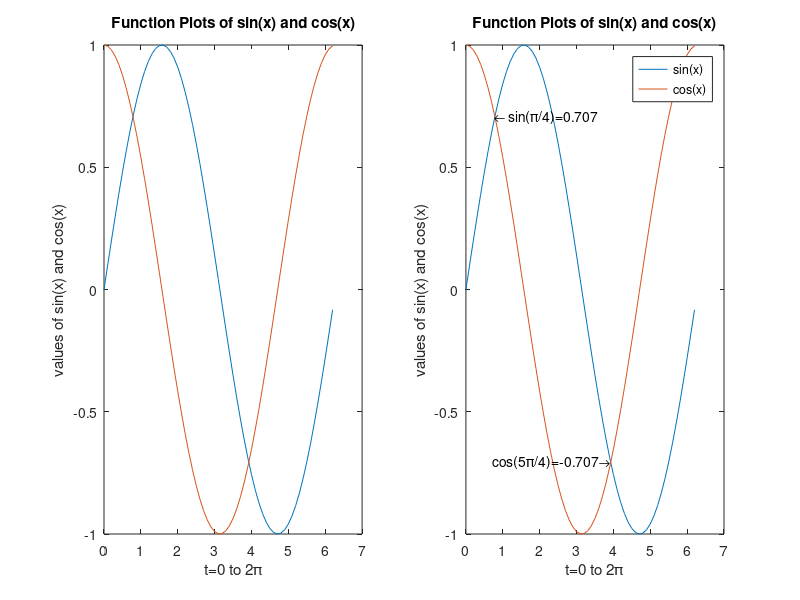

This figure's MATLAB source:
x=0:0.1:2*pi;
subplot(1,2,1);
plot(x,sin(x),x,cos(x));
xlabel('t=0 to 2\pi');
ylabel('values of sin(x) and cos(x)');
title('Function Plots of sin(x) and cos(x)');
subplot(1,2,2);
plot(x,sin(x),x,cos(x));
xlabel('t=0 to 2\pi');
ylabel('values of sin(x) and cos(x)');
title('Function Plots of sin(x) and cos(x)');
legend('sin(x)','cos(x)');
text(pi/4,sin(pi/4),'\leftarrow sin(\pi/4)=0.707');
text(5*pi/4,cos(5*pi/4),'cos(5\pi/4)=-0.707\rightarrow','HorizontalAlignment','right');
